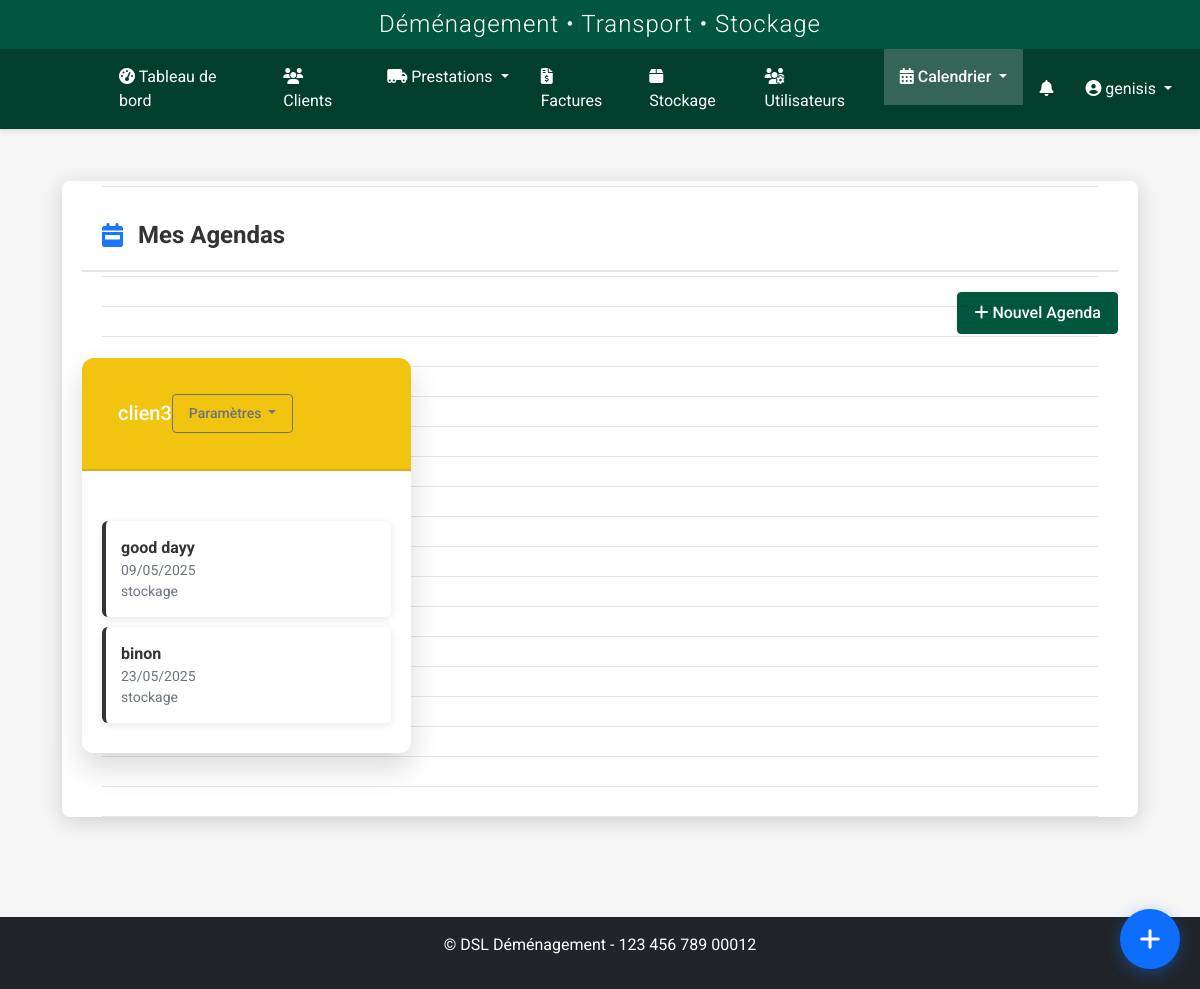
Screenshot of /calendrier/agendas (signed in) with the database file from the repository.
### models.py (models this page shows, shortened)
class User(UserMixin, db.Model):
    id = db.Column(db.Integer, primary_key=True)
    nom = db.Column(db.String(64), nullable=False)
    prenom = db.Column(db.String(64), nullable=False)
    username = db.Column(db.String(64), unique=True, nullable=False)
    email = db.Column(db.String(120), unique=True, nullable=True)
    password_hash = db.Column(db.String(256), nullable=False)
    role = db.Column(db.String(20), nullable=False, default='transporteur')
    statut = db.Column(db.String(20), nullable=False, default='actif')
    vehicule = db.Column(db.String(100), nullable=True)
    type_vehicule_id = db.Column(db.Integer, db.ForeignKey('type_vehicule.id'), nullable=True)
    permis_conduire = db.Column(db.String(50), nullable=True)
    notes = db.Column(db.Text, nullable=True)
    derniere_connexion = db.Column(db.DateTime, nullable=True)
    date_creation = db.Column(db.DateTime, nullable=False, default=datetime.utcnow)
    prestations = db.relationship('Prestation', secondary=prestation_transporteurs, back_populates='transporteurs')
    type_vehicule = db.relationship('TypeVehicule', backref='transporteurs')
    def is_admin(self):
        return self.role in ['admin', 'superadmin']
    def is_transporteur(self):
        return self.role == 'transporteur' or self.is_admin()

class Agenda(db.Model):
    id = db.Column(db.Integer, primary_key=True)
    nom = db.Column(db.String(100), nullable=False)
    description = db.Column(db.Text, nullable=True)
    type_agenda = db.Column(db.String(50), nullable=False)
    couleur = db.Column(db.String(7), nullable=False, default="#3498db")  # Format: #RRGGBB
    date_creation = db.Column(db.DateTime, nullable=False, default=datetime.utcnow)
    user_id = db.Column(db.Integer, db.ForeignKey('user.id'), nullable=False)
    vehicule_id = db.Column(db.Integer, db.ForeignKey('vehicules.id'), nullable=True)
    observations = db.Column(db.JSON, nullable=True)  # Pour stocker plusieurs observations
    archive = db.Column(db.Boolean, default=False)
    user = db.relationship('User', backref='agendas')
    vehicule = db.relationship('Vehicule', backref='agendas', lazy=True)
    evenements = db.relationship('Evenement', back_populates='agenda', lazy='dynamic')
    utilisateurs_partages = db.relationship('User',
        secondary=agenda_partage,
        backref=db.backref('agendas_partages', lazy='dynamic'),
        lazy='dynamic')

class Evenement(db.Model):
    id = db.Column(db.Integer, primary_key=True)
    titre = db.Column(db.String(255), nullable=False)
    type_evenement = db.Column(db.String(50), nullable=False)
    date_debut = db.Column(db.DateTime, nullable=False)
    date_fin = db.Column(db.DateTime, nullable=True)
    observations = db.Column(db.Text, nullable=True)
    archive = db.Column(db.Boolean, default=False)
    date_creation = db.Column(db.DateTime, nullable=False, default=datetime.utcnow)
    user_id = db.Column(db.Integer, db.ForeignKey('user.id'), nullable=False)
    agenda_id = db.Column(db.Integer, db.ForeignKey('agenda.id'), nullable=False)
    prestation_id = db.Column(db.Integer, db.ForeignKey('prestation.id'), nullable=True)
    version = db.Column(db.Integer, default=1)
    user = db.relationship('User', backref='evenements')
    agenda = db.relationship('Agenda', back_populates='evenements')
    prestation = db.relationship('Prestation', backref=db.backref('evenement', uselist=False))

### routes/calendrier.py (the view)
@calendrier_bp.route('/agendas')
@login_required
def liste_agendas():
    try:
        form = AgendaForm()
        form.user_id.data = current_user.id
        agendas_propres = Agenda.query.filter_by(user_id=current_user.id, archive=False).all()
        agendas_partages = current_user.agendas_partages.filter_by(archive=False).all()
        agendas = agendas_propres + agendas_partages
        return render_template(
            'calendrier/agendas.html',
            agendas=agendas,
            agendas_propres=len(agendas_propres),
            agendas_partages=len(agendas_partages),
            form=form,
            now=datetime.utcnow,
            Evenement=Evenement,
            and_=and_,
            est_proprietaire=lambda a: a.user_id == current_user.id
        )
    except Exception as e:
        current_app.logger.error(f'Erreur lors de l\'affichage des agendas: {str(e)}')
        flash('Une erreur est survenue lors du chargement des agendas.', 'danger')
        return redirect(url_for('dashboard.index'))

### templates/calendrier/agendas.html (shortened to what this page needs)
{% extends 'base.html' %}
{% block content %}
<div class="agenda-container">
    <div class="agenda-header">
        <i class="fas fa-calendar-week"></i>
        <h1>Mes Agendas</h1>
    </div>
    <div class="d-flex justify-content-end mb-4">
        <button type="button" class="btn btn-primary" data-bs-toggle="modal" data-bs-target="#nouvelAgendaModal">
            <i class="fas fa-plus"></i> Nouvel Agenda
        </button>
    </div>
    <div class="row">
        {% for agenda in agendas %}
        <div class="col-md-4 mb-4">
            <div class="agenda-card" data-type="{{ agenda.type_agenda }}" data-color="{{ agenda.couleur }}">
                <div class="agenda-header agenda-type-{{ agenda.type_agenda }}">
                    <div class="d-flex justify-content-between align-items-center p-3">
                        <div>
                            <h5 class="mb-0">
                                {{ agenda.nom }}
                            </h5>
                        </div>
                        <div class="dropdown">
                            <button class="btn btn-sm btn-outline-secondary dropdown-toggle" type="button" id="dropdownMenuButton{{ agenda.id }}" data-bs-toggle="dropdown" aria-expanded="false">
                                Paramètres
                            </button>
                        </div>
                    </div>
                </div>
                <div class="agenda-content">
                    <ul class="agenda-events">
                        {% if agenda.evenements %}
                            {% set prochains_evenements = agenda.evenements.filter(and_(Evenement.date_debut >= now(), Evenement.archive == False)).order_by(Evenement.date_debut.asc()).limit(3).all() %}
                            {% if prochains_evenements %}
                                {% for evenement in prochains_evenements %}
                                <li class="agenda-event">
                                    <strong>{{ evenement.titre }}</strong>
                                    <small class="text-muted d-block">{{ evenement.date_debut.strftime('%d/%m/%Y') }}</small>
                                    {% if evenement.type_evenement %}
                                        <small class="text-muted d-block">{{ evenement.type_evenement }}</small>
                                    {% endif %}
                                </li>
                                {% endfor %}
                            {% endif %}
                        {% endif %}
                    </ul>
                </div>
            </div>
        </div>
        {% endfor %}
    </div>
</div>
{% endblock %}

### templates/base.html (shortened to what this page needs)
<!DOCTYPE html>
<html lang="fr">
<head>
    <link href="https://cdn.jsdelivr.net/npm/bootstrap@5.2.3/dist/css/bootstrap.min.css" rel="stylesheet">
    <link rel="stylesheet" href="https://cdnjs.cloudflare.com/ajax/libs/font-awesome/6.2.1/css/all.min.css">
    <link rel="stylesheet" href="https://cdnjs.cloudflare.com/ajax/libs/toastr.js/latest/toastr.min.css">
    <link href="https://cdn.jsdelivr.net/npm/fullcalendar@5.11.3/main.min.css" rel="stylesheet">
    <link href="https://cdn.jsdelivr.net/npm/summernote@0.8.18/dist/summernote-lite.min.css" rel="stylesheet">
    <link rel="stylesheet" href="{{ url_for('static', filename='css/style.css') }}">
    <link rel="stylesheet" href="{{ url_for('static', filename='css/notification-flash.css') }}">
    <link rel="stylesheet" href="{{ url_for('static', filename='css/notifications.css') }}">
    <link rel="stylesheet" href="{{ url_for('static', filename='css/prestations.css') }}">
    <link rel="stylesheet" href="{{ url_for('static', filename='css/custom-calendar.css') }}">
    <link rel="stylesheet" href="{{ url_for('static', filename='css/navbar-logos.css') }}">
    <link rel="stylesheet" href="{{ url_for('static', filename='css/whatsapp-buttons.css') }}">
    <link rel="stylesheet" href="{{ url_for('static', filename='css/quick-access-bubble.css') }}">
</head>
<body {% if current_user.is_authenticated %}data-user-role="{{ current_user.role }}" data-user-id="{{ current_user.id }}"{% endif %}>
    {% if current_user.is_authenticated %}
        <header>
            <div class="app-header">
                <h2>Déménagement • Transport • Stockage</h2>
            </div>
            <nav class="navbar navbar-dark navbar-expand-lg">
                <div class="container-fluid">
                    <a class="navbar-brand" href="{{ url_for('dashboard.index') }}">
                        <div class="logo-slideshow">
                        </div>
                    </a>
                    <div class="collapse navbar-collapse" id="navbarMain">
                        <ul class="navbar-nav me-auto mb-2 mb-lg-0">
                            <li class="nav-item">
                                <a class="nav-link {% if request.endpoint == 'dashboard.index' %}active{% endif %}" href="{{ url_for('dashboard.index') }}">
                                    <i class="fas fa-tachometer-alt"></i> Tableau de bord
                                </a>
                            </li>
                            <li class="nav-item">
                                <a class="nav-link {% if request.endpoint.startswith('client.') %}active{% endif %}" href="{{ url_for('client.index') }}">
                                    <i class="fas fa-users"></i> Clients
                                </a>
                            </li>
                            <li class="nav-item dropdown">
                                <a class="nav-link dropdown-toggle {% if request.endpoint.startswith('prestation.') %}active{% endif %}" href="#" id="prestationsDropdown" role="button" data-bs-toggle="dropdown" aria-expanded="false">
                                    <i class="fas fa-truck-moving"></i> Prestations
                                </a>
                            </li>
                            <li class="nav-item">
                                <a class="nav-link {% if request.endpoint.startswith('facture.') %}active{% endif %}" href="{{ url_for('facture.index') }}">
                                    <i class="fas fa-file-invoice-dollar"></i> Factures
                                </a>
                            </li>
                            <li class="nav-item">
                                <a class="nav-link {% if request.endpoint.startswith('stockage.') %}active{% endif %}" href="{{ url_for('stockage.index') }}">
                                    <i class="fas fa-box"></i> Stockage
                                </a>
                            </li>
                            {% if current_user.is_admin %}
                            <li class="nav-item">
                                <a class="nav-link {% if request.endpoint.startswith('user.') %}active{% endif %}" href="{{ url_for('user.index') }}">
                                    <i class="fas fa-users-cog"></i> Utilisateurs
                                </a>
                            </li>
                            {% endif %}
                            <li class="nav-item dropdown">
                                <a class="nav-link dropdown-toggle {% if request.endpoint.startswith('calendrier.') %}active{% endif %}" href="#" id="calendrierDropdown" role="button" data-bs-toggle="dropdown" aria-expanded="false">
                                    <i class="fas fa-calendar-alt"></i> Calendrier
                                </a>
                            </li>
                        </ul>
                        <ul class="navbar-nav">
                            {% if current_user.is_authenticated and (current_user.is_transporteur() or current_user.is_admin() or current_user.role in ['commercial', 'superadmin']) %}
                            <li class="nav-item">
                                <a href="{{ url_for('transporteur_prestations.notifications') }}" class="nav-link position-relative">
                                    <i class="fas fa-bell"></i>
                                </a>
                            </li>
                            {% endif %}
                            <li class="nav-item dropdown">
                                <a class="nav-link dropdown-toggle" href="#" id="userDropdown" role="button" data-bs-toggle="dropdown">
                                    <i class="fas fa-user-circle"></i> {{ current_user.username }}
                                </a>
                            </li>
                        </ul>
                    </div>
                </div>
            </nav>
        </header>
        <main class="main-content">
            <div class="container">
                {% block content %}{% endblock %}
            </div>
        </main>
        <footer class="mt-5 py-3 bg-dark text-white">
            <div class="container text-center">
                <p>&copy; {{ config.COMPANY_FULL_NAME }} - {{ config.COMPANY_SIRET }}</p>
            </div>
        </footer>
    {% else %}
        <main class="main-content">
            <div class="container">
                {% block auth_content %}{% endblock %}
            </div>
        </main>
    {% endif %}
</body>
</html>

### rows the page displays
User: username "genisis"
Agenda: nom "clien3"
Evenement: titre "good dayy", date_debut "09/05/2025", type_evenement "stockage"
Evenement: titre "binon", date_debut "23/05/2025", type_evenement "stockage"

### other values shown
{{ config.COMPANY_FULL_NAME }} "DSL Déménagement"
{{ config.COMPANY_SIRET }} "123 456 789 00012"
